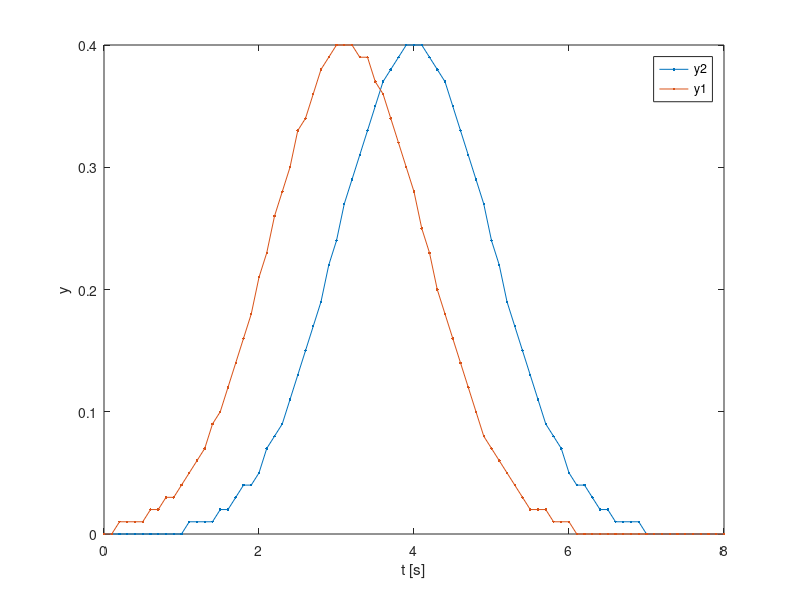
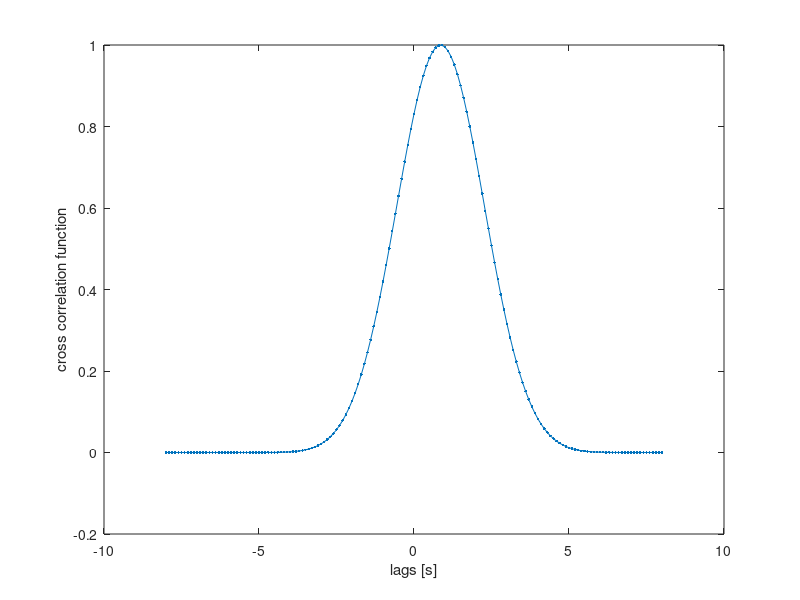

Write the MATLAB code that produced these figures, in order.
clc;
clear all;
close all;
format long g;

%% STOCHASTIC PROCESSES
% Exercise 2 Task1

data = load('Exercise2-1.txt');

t = data(:,1);
y1 = data(:,2);
y2 = data(:,3);

figure
plot(t, y1, '.-')
hold on
plot(t, y2, '.-')
xlabel('t [s]')
ylabel('y')
legend('y2', 'y1')

% xcorr means we consider equally spaced time measurements of both time series
[xcf, lags] = xcorr(y1, y2, 'normalized'); 

dt = t(2)-t(1);

figure
plot(lags*dt, xcf, '.-')
xlabel('lags [s]')
ylabel('cross correlation function')

